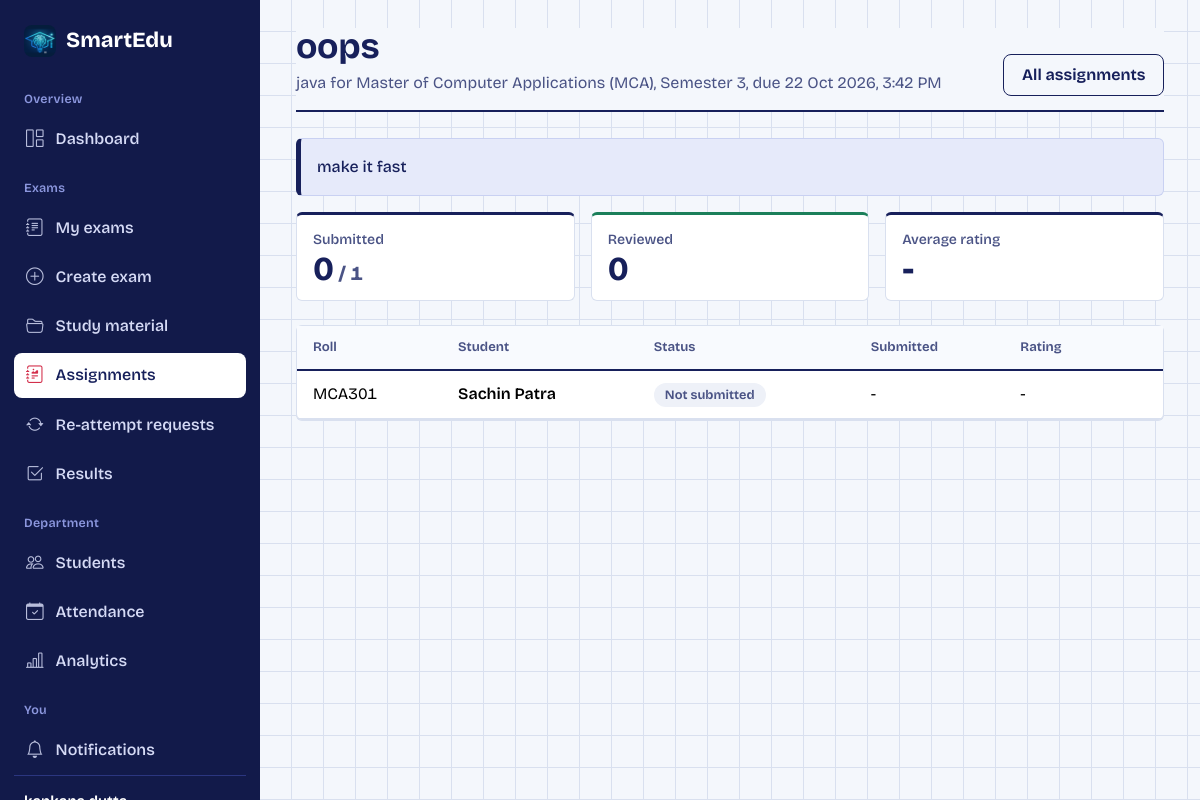
/assignments/5/ (signed in), run on the app's committed database.
### apps/assignments/models.py (models this page shows, shortened)
class Assignment(models.Model):
    title = models.CharField('Topic', max_length=200)
    description = models.TextField(blank=True)
    subject = models.CharField(max_length=100)
    department = models.CharField('Department', max_length=100, db_index=True)
    semester = models.PositiveSmallIntegerField('Semester', default=1)
    due_date = models.DateTimeField(null=True, blank=True)
    created_by = models.ForeignKey(User, on_delete=models.CASCADE, related_name='assignments')
    created_at = models.DateTimeField(auto_now_add=True)
    class Meta:
        ordering = ['-created_at']

### apps/accounts/models.py (models this page shows, shortened)
class User(AbstractUser):
    ROLE_CHOICES = (
        ('ADMIN', 'Admin'),
        ('TEACHER', 'Teacher'),
        ('STUDENT', 'Student'),
    )
    role = models.CharField(max_length=10, choices=ROLE_CHOICES, default='STUDENT')
    phone = models.CharField(max_length=20, blank=True)
    profile_pic = models.ImageField(upload_to='profiles/', null=True, blank=True)
    is_verified = models.BooleanField(default=False)

class StudentProfile(models.Model):
    user = models.OneToOneField(User, on_delete=models.CASCADE, related_name='student_profile')
    roll_number = models.CharField(max_length=20, unique=True)
    department = models.CharField('Department', max_length=100, default='')
    semester = models.PositiveSmallIntegerField('Semester', default=1)   # 1 to 8 (1 to 4 for MBA and MCA)
    guardian_name = models.CharField(max_length=100, blank=True)
    guardian_email = models.EmailField(blank=True)   # results and attendance are emailed here
    admission_date = models.DateField(auto_now_add=True)

### apps/assignments/views.py (the view, shortened to what this page needs)
# urls.py: path('<int:assignment_id>/', views.assignment_detail, name='assignment_detail'),
@login_required
def assignment_detail(request, assignment_id):
    a = get_object_or_404(Assignment.objects.select_related('created_by'), id=assignment_id)
    user = request.user
    if user.role == 'TEACHER':
        if a.created_by_id != user.id:
            raise PermissionDenied
        subs = {s.student_id: s for s in a.submissions.all()}
        rows = [{'student': st, 'sub': subs.get(st.id)} for st in _students_of(a)]
        reviewed = [r['sub'].rating for r in rows if r['sub'] and r['sub'].is_reviewed]
        return render(request, 'assignments/teacher_detail.html', {
            'a': a, 'rows': rows, 'submitted': sum(1 for r in rows if r['sub']), 'reviewed': len(reviewed),
            'avg': round(sum(reviewed) / len(reviewed), 1) if reviewed else None})

### apps/accounts/context_processors.py (called while the page is built)
def departments(request):
    return {'DEPT_SEM_MAP': dept_semester_map()}

### apps/accounts/departments.py (called while the page is built)
def semester_count(department):
    return 4 if department in FOUR_SEMESTER else 8

def dept_semester_map():
    return {d: semester_count(d) for d in DEPARTMENTS}

def students_in(department, semester):
    from .models import User
    return User.objects.filter(role='STUDENT', is_active=True, student_profile__department=department,
                               student_profile__semester=semester)

### apps/assignments/views.py (called while the page is built)
def _students_of(assignment):
    return students_in(assignment.department, assignment.semester).select_related('student_profile').order_by('student_profile__roll_number')

### apps/notifications/context_processors.py (called while the page is built, shortened)
def notifications(request):
    if not request.user.is_authenticated:
        return {'unread_notifications': 0}
    from .models import Notification
    user = request.user
    ctx = {'unread_notifications': Notification.objects.filter(recipient=user, is_read=False).count(),
           'badge_reattempts': 0, 'badge_reviews': 0, 'badge_assignments': 0, 'badge_missed': 0}
    if user.role == 'TEACHER':
        from apps.reattempt.models import ReattemptRequest
        from apps.assignments.models import AssignmentSubmission
        ctx['badge_reattempts'] = ReattemptRequest.objects.filter(exam__created_by=user, status='PENDING').count()
        ctx['badge_reviews'] = AssignmentSubmission.objects.filter(assignment__created_by=user, rating__isnull=True).count()
    return ctx

### templates/assignments/teacher_detail.html (shortened to what this page needs)
{% extends 'base.html' %}
{% block content %}
<div class="page-head"><div><h1>{{ a.title }}</h1><p>{{ a.subject }} for {{ a.department }}, Semester {{ a.semester }}{% if a.due_date %}, due {{ a.due_date|date:"j M Y, g:i A" }}{% endif %}</p></div>
  <div class="page-actions"><a class="btn btn-outline-primary" href="{% url 'assignment_list' %}">All assignments</a></div></div>
{% if a.description %}<div class="alert alert-info">{{ a.description }}</div>{% endif %}
<div class="row g-3 mb-4">
  <div class="col-4"><div class="tile"><div class="label">Submitted</div><div class="value">{{ submitted }}<span class="fs-5 text-muted"> / {{ rows|length }}</span></div></div></div>
  <div class="col-4"><div class="tile green"><div class="label">Reviewed</div><div class="value">{{ reviewed }}</div></div></div>
  <div class="col-4"><div class="tile"><div class="label">Average rating</div><div class="value">{% if avg %}{{ avg }}<span class="fs-5 text-muted"> / 5</span>{% else %}-{% endif %}</div></div></div>
</div>
<div class="panel"><div class="table-wrap"><table class="table table-hover">
  <thead><tr><th>Roll</th><th>Student</th><th>Status</th><th>Submitted</th><th>Rating</th><th></th></tr></thead><tbody>
  {% for r in rows %}<tr>
    <td class="num">{{ r.student.student_profile.roll_number }}</td><td class="fw-semibold">{{ r.student.get_full_name|default:r.student.username }}</td>
    <td>{% if not r.sub %}<span class="pill pill-muted">Not submitted</span>{% elif r.sub.is_reviewed %}<span class="pill pill-ok">Reviewed</span>{% else %}<span class="pill pill-warn">Waiting for review</span>{% endif %}
      {% if r.sub.is_late %}<span class="pill pill-low ms-1">Late</span>{% endif %}</td>
    <td class="text-nowrap">{% if r.sub %}{{ r.sub.submitted_at|date:"j M, g:i A" }}{% else %}-{% endif %}</td>
    <td>{% if r.sub.is_reviewed %}{% include 'partials/stars.html' with rating=r.sub.rating %}{% else %}-{% endif %}</td>
    <td class="text-end text-nowrap"></td>
  </tr>{% empty %}<tr><td colspan="6">{% include 'partials/empty.html' with icon='bi-people' text='No students in this department and semester yet.' %}</td></tr>{% endfor %}
  </tbody></table></div></div>
{% endblock %}

### static/css/app.css (style rules this page uses)
:root { --paper: #F4F7FC; --sheet: #fff; --ink: #17205B; --ink-soft: #4A5385; --line: #D9E0EF; --red: #D32F4B; --red-soft: #FBE3E7; --hl: #FFE259; --band: #121A4A; --band-line: #2B3680; --green: #1B7F5A; --green-soft: #DDF3E9; --amber-soft: #FFF3C4; --font: "Bricolage Grotesque", "Segoe UI", system-ui, sans-serif; --pen: "Caveat", "Segoe Print", cursive; --bs-body-font-family: var(--font); --bs-body-color: var(--ink); --bs-body-bg: var(--paper); --bs-primary: #17205B; --bs-primary-rgb: 23,32,91; --bs-link-color: #17205B; --bs-link-hover-color: #D32F4B; --bs-border-color: var(--line); --bs-danger: #D32F4B; --bs-danger-rgb: 211,47,75; --bs-success: #1B7F5A; --bs-success-rgb: 27,127,90; --bs-border-radius: 8px; }
html { scroll-behavior: smooth; }
body { font-family: var(--font); font-size: 16px; line-height: 1.55; -webkit-font-smoothing: antialiased; background: var(--paper); }
h1,h2,h3,h4,h5 { font-family: var(--font); font-weight: 700; letter-spacing: -0.01em; color: var(--ink); }
a { text-underline-offset: 3px; }
.text-muted, .text-secondary { color: var(--ink-soft) !important; }
.num { font-variant-numeric: tabular-nums; }
.btn { font-weight: 650; border-radius: 8px; padding: .5rem 1.1rem; }
.btn-outline-primary { --bs-btn-color: var(--ink); --bs-btn-border-color: var(--ink); --bs-btn-hover-bg: var(--ink); --bs-btn-hover-border-color: var(--ink); --bs-btn-active-bg: var(--ink); }
.page-head { display: flex; flex-wrap: wrap; align-items: flex-end; justify-content: space-between; gap: 14px; margin-bottom: 26px; padding-bottom: 14px; border-bottom: 2px solid var(--ink); background: var(--paper); }
.page-head h1 { font-size: clamp(1.6rem, 3vw, 2.2rem); margin: 0; line-height: 1.1; }
.page-head p { margin: 4px 0 0; color: var(--ink-soft); }
.page-actions { display: flex; flex-wrap: wrap; gap: 8px; }
.panel { background: var(--sheet); border: 1px solid var(--line); border-radius: 6px; box-shadow: 0 1px 0 var(--line); }
.tile { background: var(--sheet); border: 1px solid var(--line); border-top: 3px solid var(--ink); border-radius: 6px; padding: 14px 16px 12px; height: 100%; }
.tile.green { border-top-color: var(--green); }
.tile .label { font-size: .88rem; color: var(--ink-soft); font-weight: 550; }
.tile .value { font-size: 2.1rem; font-weight: 750; line-height: 1.1; font-variant-numeric: tabular-nums; }
.table { --bs-table-bg: transparent; margin: 0; }
.table > :not(caption) > * > * { padding: .7rem 1rem; border-bottom-color: var(--line); vertical-align: middle; }
.table thead th { font-size: .82rem; font-weight: 650; color: var(--ink-soft); background: #F8FAFE; border-bottom: 2px solid var(--ink); white-space: nowrap; }
.table-wrap { overflow-x: auto; }
.pill { display: inline-block; padding: 1px 10px; border-radius: 999px; font-size: .8rem; font-weight: 650; border: 1.5px solid currentColor; white-space: nowrap; }
.pill-muted { color: var(--ink-soft); background: #EEF1F8; border-color: transparent; }
.alert { border-radius: 6px; border-width: 1px 1px 1px 5px; font-weight: 500; }
.alert-info { background: #E6EAFA; border-color: #C9D1F2; border-left-color: var(--ink); color: var(--ink); }

### data on the page
Assignment: title "oops", subject "java", department "Master of Computer Applications (MCA)", semester "3", due_date "22 Oct 2026, 3:42 PM", description "make it fast"
User: student.student_profile.roll_number "MCA301", student.get_full_name "Sachin Patra"

### other printed values
{{ submitted }} "0"
{{ rows|length }} "1"
{{ reviewed }} "0"
